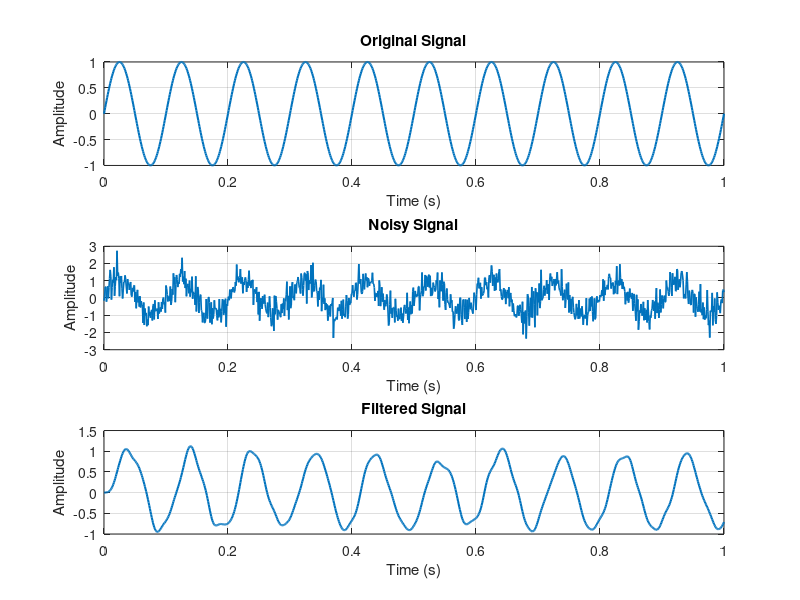

This figure's MATLAB source:
%{
Problem 16: Low-Pass Filter Design
• Design FIR low-pass filter using fir1
• Apply on noisy signal
Show before/after filtering
%}
% Problem 16: Low-Pass Filter Design
% Design an FIR low-pass filter and apply it to a noisy signal

clc;
clear;
close all;

% Generate signal
fs = 1000;
t = 0:1/fs:1;
x = sin(2*pi*10*t);              % Original signal

% Add noise
noisy = x + 0.5*randn(size(x));

% Design FIR low-pass filter
order = 30;
cutoff = 20/(fs/2);              % Normalized cutoff frequency
b = fir1(order, cutoff);

% Filter the noisy signal
filtered = filter(b, 1, noisy);

% Plot
figure;

subplot(3,1,1);
plot(t, x, 'LineWidth', 1.5);
title('Original Signal');
xlabel('Time (s)');
ylabel('Amplitude');
grid on;

subplot(3,1,2);
plot(t, noisy, 'LineWidth', 1.2);
title('Noisy Signal');
xlabel('Time (s)');
ylabel('Amplitude');
grid on;

subplot(3,1,3);
plot(t, filtered, 'LineWidth', 1.5);
title('Filtered Signal');
xlabel('Time (s)');
ylabel('Amplitude');
grid on;
